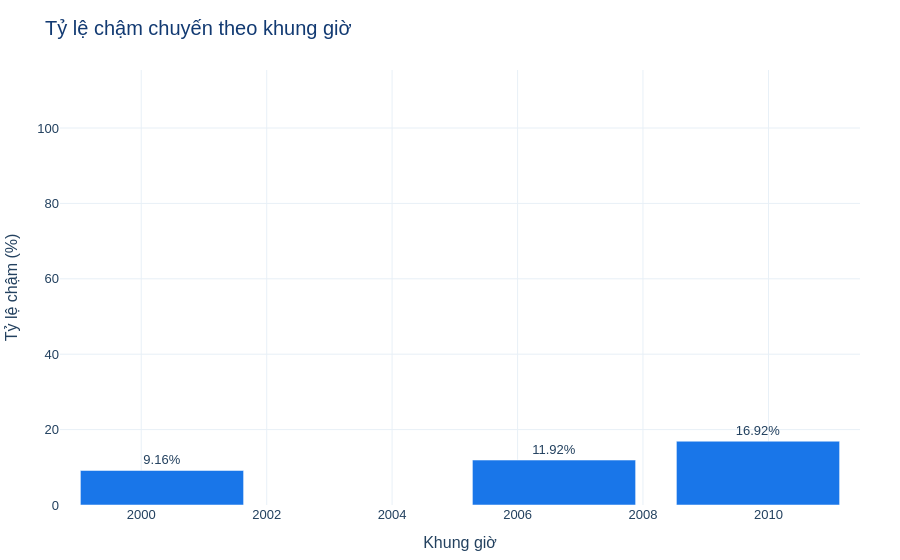

Notebook code for this chart:
### Code cell
max_idx = time_group["Delay_Rate"].idxmax()

bar_colors = [
    COLORS["orange"]
    if idx == max_idx
    else COLORS["blue"]
    for idx in time_group.index
]

fig = px.bar(
    time_group,
    x="Time_Group",
    y="Delay_Rate",
    labels={
        "Time_Group": "Khung giờ",
        "Delay_Rate": "Tỷ lệ chậm (%)"
    },
    text="Delay_Rate"
)

fig.update_traces(
    marker_color=bar_colors,
    texttemplate="%{text:.2f}%",
    textposition="outside"
)

style_figure(
    fig,
    "Tỷ lệ chậm chuyến theo khung giờ"
)

fig.show()

### Figure 1 — Plotly figure (JSON) as saved in the notebook; plotly's stock layout.template omitted (floating-point values rounded to 4 significant figures)
{"data": [{"hovertemplate": "Khung giờ=%{x}<br>Tỷ lệ chậm (%)=%{text}<extra></extra>", "legendgroup": "", "marker": {"color": ["#1976E9", "#1976E9", "#1976E9", "#1976E9", "#1976E9", "#FF9F43", "#1976E9"], "pattern": {"shape": ""}}, "name": "", "orientation": "v", "showlegend": false, "text": [9.16, 11.92, 16.92, 22.43, 28.85, 31.24, 27.1], "textposition": "outside", "texttemplate": "%{text:.2f}%", "type": "bar", "x": ["00-05", "06-08", "09-11", "12-14", "15-17", "18-20", "21-23"], "xaxis": "x", "y": [9.16, 11.92, 16.92, 22.43, 28.85, 31.24, 27.1], "yaxis": "y"}], "layout": {"barmode": "relative", "font": {"color": "#23415F", "family": "Arial", "size": 13}, "legend": {"tracegroupgap": 0}, "margin": {"b": 55, "l": 60, "r": 40, "t": 70}, "paper_bgcolor": "#FFFFFF", "plot_bgcolor": "#FFFFFF", "title": {"font": {"color": "#123A72", "size": 20}, "text": "Tỷ lệ chậm chuyến theo khung giờ"}, "xaxis": {"anchor": "y", "domain": [0, 1], "gridcolor": "#E8F0F7", "title": {"text": "Khung giờ"}, "zeroline": false}, "yaxis": {"anchor": "x", "domain": [0, 1], "gridcolor": "#E8F0F7", "title": {"text": "Tỷ lệ chậm (%)"}, "zeroline": false}}}
